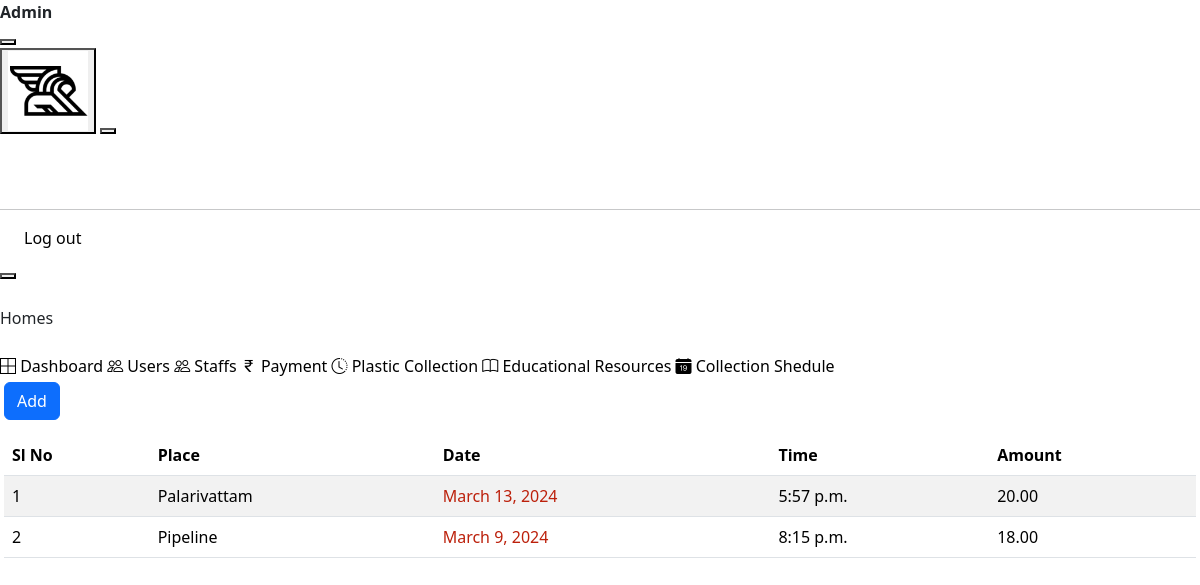
Page /collected_plastic_details (signed in) on the earlier database version.
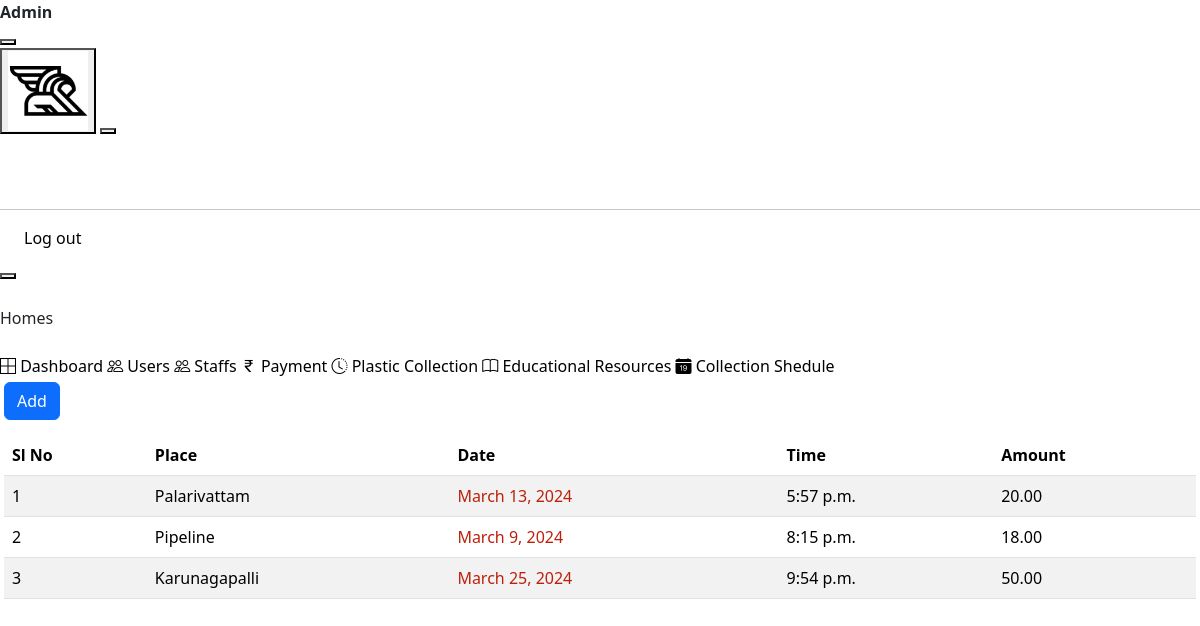
Same page on the later database version.
### smApp/models.py (models this page shows, shortened)
class PlasticCollection(models.Model):
    PAYMENT_CHOICES = [
        ('pending', 'Pending'),
        ('paid', 'Paid'),
    ]
    user_id = models.CharField(max_length=50,null=True)
    place = models.CharField(max_length=50,null=True)
    date = models.DateField()
    time = models.TimeField(null=True)
    amount_collected = models.DecimalField(max_digits=100, decimal_places=2,null=True)
    payment_status = models.CharField(max_length=20, choices=PAYMENT_CHOICES, default='pending')
    plastic_amount = models.CharField(max_length=50,null=True)

### smApp/views.py (the view)
# urls.py: path('collected_plastic_details', views.collected_plastic_details, name='collected_plastic_details'),
def collected_plastic_details(request):
    user_id = request.session['user_id']
    print('User id is: ',user_id)
    user = Customer.objects.filter(user__id=user_id)
    collections = PlasticCollection.objects.all()
    context = {
        'user':user,
        'collections':collections,
    }
    return render(request,'collected_plastic_details.html',context)

### smApp/context_processor.py (called while the page is built)
def global_context(request):
    user_id = request.session['user_id']
    today = date.today()
    start_date = today
    end_date = today + timedelta(days=2)
    filtered_data = PlasticCollectionSchedule.objects.filter(date__range=(start_date, end_date), user=user_id)
    print(filtered_data)
    context = {
        'filtered_data':filtered_data,
        'count':filtered_data.count()
    }
    return context

### templates/collected_plastic_details.html (shortened to what this page needs)
{% extends 'admin_index.html' %} {% block content %}
<link
  href="https://cdn.jsdelivr.net/npm/bootstrap@5.3.3/dist/css/bootstrap.min.css"
  rel="stylesheet"
/>
<div
  class="page-wrapper pt-8 pl-5"
  id="main-wrapper"
  data-layout="vertical"
  data-navbarbg="skin6"
  data-sidebartype="full"
  data-sidebar-position="fixed"
  data-header-position="fixed"
>
  <a
    href="{% url 'add_plastic_collection' %}"
    style="margin-bottom: 15px"
    type="button"
    class="btn btn-primary"
    >Add</a
  >
  <table class="table table-striped table-hover">
    <thead>
      <tr>
        <th scope="col">Sl No</th>
        <th scope="col">Place</th>
        <th scope="col">Date</th>
        <th scope="col">Time</th>
        <th scope="col">Amount</th>
      </tr>
    </thead>
    <tbody>
      {% for collection in collections %}
      <tr>
        <td>{{forloop.counter}}</td>
        <td>{{ collection.place }}</td>
        <td style="color: rgb(188, 32, 11)">{{ collection.date }}</td>
        <td>{{ collection.time }}</td>
        <td>{{ collection.amount_collected }}</td>
      </tr>
      {% endfor %}
    </tbody>
  </table>
</div>
{% endblock %}

Differences in the rows shown:
added PlasticCollection: place "Karunagapalli", date "March 25, 2024", time "9:54 p.m.", amount_collected "50.00"
